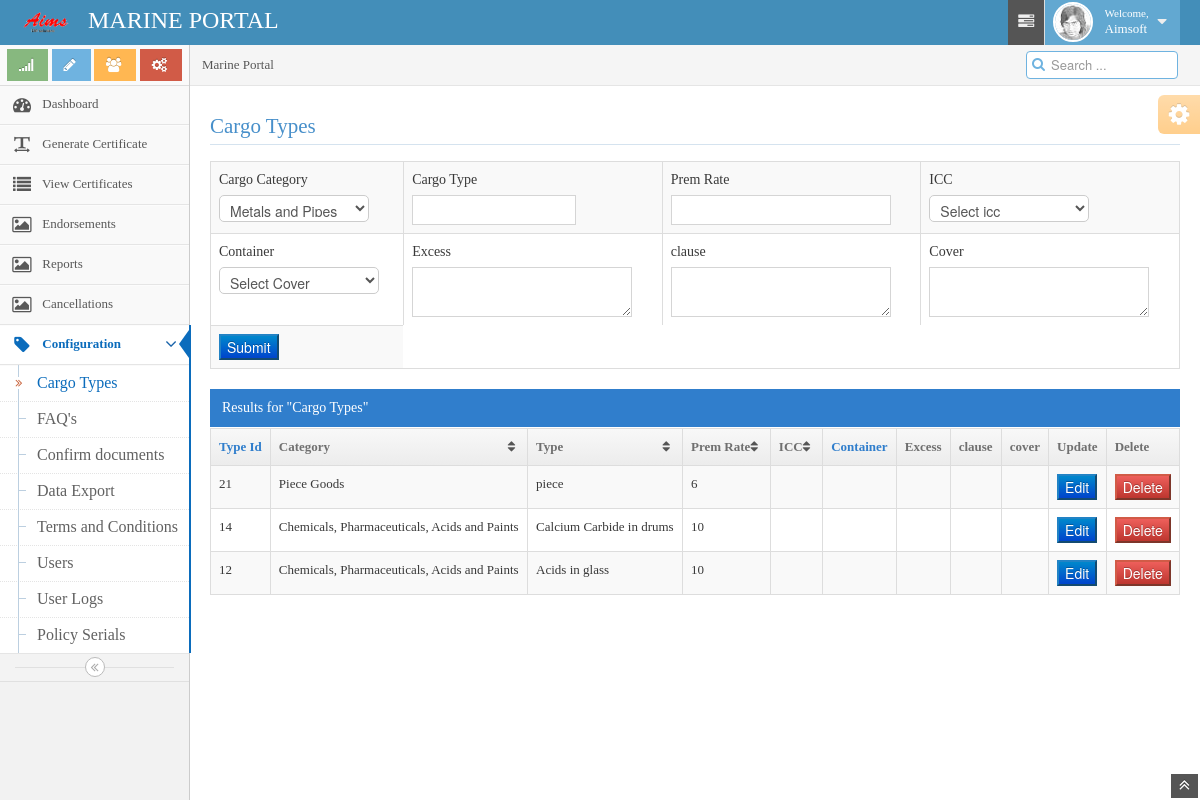
Screenshot of /cargotype.php (signed in) with the database file from the repository.
### tables this page shows
CREATE TABLE `cargotype` (
  `ctypeid` int(10) NOT NULL,
  `catid` int(10) NOT NULL,
  `ctype` varchar(200) NOT NULL,
  `crate` decimal(10,0) NOT NULL DEFAULT '0',
  `user` int(10) NOT NULL
);

CREATE TABLE `cargocat` (
  `catid` int(10) NOT NULL,
  `category` varchar(200) NOT NULL,
  `user` int(10) NOT NULL
);

### cargotype.php (the view, shortened to what this page needs)
<!DOCTYPE html>
<html lang="en">
<head>
<title><?php include "toptitle.php" ?>
<body>
<?php include "navbar.php"; ?>
<div class="main-container container-fluid">
<?php
include "sidebar.php";
?>
<div class="main-content">
<div class="breadcrumbs" id="breadcrumbs">
<ul class="breadcrumb">
        <li class="active">Marine Portal</li>
</ul>
<div class="nav-search" id="nav-search">
        <form class="form-search" />
                <span class="input-icon">
                        <input type="text" placeholder="Search ..." class="input-small nav-search-input" id="nav-search-input" autocomplete="off" />
                        <i class="icon-search nav-search-icon"></i>
                </span>
</div>
</div>
<div class="page-content">
<div class="row-fluid">
        <div class="span12">
<div class="row-fluid">
                        <h3 class="header smaller lighter blue">Cargo Types</h3>
<form class="form-horizontal" action="" method="post">
<table border="0" class="table table-striped table-bordered table-hover no-margin-bottom ">
<tr>
<td>
<div class="form-group">
<label>Cargo Category</label>
<select class="form-control" name="cargocat">
<?php
$cat = mysql_query("SELECT * FROM cargocat");
while($rowcat=mysql_fetch_array($cat)){
echo "<option value='$rowcat[catid]'>".$rowcat['category']."</option>";
}
?>
</select>
</div>
</td>
<td>
<div class="form-group">
<label>Cargo Type</label>
<input type="text" name="ctype" required >
</div>
</td>
<td>
<div class="form-group">
<label>Prem Rate</label>
<input type="number" name="crate"  step="any" required >
</div>
</td>
<td>
<div class="form-group">
<label>ICC</label>
 <select name="icc"  id="icc" required style="width: 160px;  ">
                                                                        <option value="">Select icc</option>
                                                                    </select>
</div>
</td>
</tr>
<tr>
<td>
<div class="form-group">
<label>Container</label>
 <select name="container"  id="container" required style="width: 160px;  ">
                                                                        <option value="">Select Cover</option>
                                                                    </select>
</div>
</td>
<td>
<div class="form-group">
<label>Excess</label>
<textarea name="excess" required></textarea>
</div>
</td>
<td>
<div class="form-group">
<label>clause</label>
<textarea name="clauses" required></textarea>
</div>
</td>
<td>
<div class="form-group">
<label>Cover</label>
<textarea name="cover" required></textarea>
</div>
</td>
</tr>
<td>
<input type="submit" name="Save" class="btn-primary">
</td>
</table>
</form>
                        <div class="table-header">
                                Results for "Cargo Types"
                        </div>
                        <table id="sample-table-2" class="table table-striped table-bordered table-hover">
                                <thead>
                                        <tr>
                                                <th>Type Id</th>
                                                <th>Category</th>
                                                <th>Type</th>
						                                    <th>Prem Rate</th>
                                                <th>ICC</th>
                                                <th>Container</th>
                                                <th>Excess</th>
                                                <th>clause</th>
                                                <th>cover</th>
                                                <th>Update</th>
                                                <th>Delete</th>
                                        </tr>
                                </thead>
                                <tbody>
<?php
$cartype = mysql_query("SELECT * FROM cargotype ct JOIN cargocat cc ON (ct.catid=cc.catid) ORDER BY ct.ctypeid DESC");
while($row=mysql_fetch_array($cartype)){
echo "<tr>";
echo "<td>".$row['ctypeid']."</td>";
echo "<td>".$row['category']."</td>";
echo "<td><font face='times new roman' size='2'>".$row['ctype']."</font></td>";
echo "<td><font face='times new roman' size='2'>".$row['crate']."</font></td>";
echo "<td><font face='times new roman' size='2'>".$row['icc']."</font></td>";
echo "<td><font face='times new roman' size='2'>".$row['container']."</font></td>";
echo "<td><font face='times new roman' size='2'>".$row['excess']."</font></td>";
echo "<td><font face='times new roman' size='2'>".$row['clauses']."</font></td>";
echo "<td><font face='times new roman' size='2'>".$row['cover']."</font></td>";
echo "<td><button type='button' value='Edit' name='edt_btn' class='btn-primary'>Edit</button></td>";
echo "<td><button type='button' value='Delete' name='del_btn' class='btn-danger'>Delete</button></td>";
echo "</tr>";
}
?>
                                </tbody>
                        </table>
                </div>
        </div>
</div>
</div>
<div class="ace-settings-container" id="ace-settings-container">
<?php include "chooseskin.php"; ?>
</div>
</div>
</div>
<a href="#" id="btn-scroll-up" class="btn-scroll-up btn btn-small btn-inverse">
<i class="icon-double-angle-up icon-only bigger-110"></i>
</a>
</body>
</html>

### styles.css (style rules this page uses)
body { font-family: "Times New Roman", Times, serif; background-color:#F5F5F5; background-image:url(images/water2.jpg); background-size:100% 100%; background-attachment:fixed; opacity:1.0; }
table { border-collapse:collapse; }
td { font-weight:500; }
input[type='text'] { width:150px; height:20px; border-radius:5px; }
select { width:150px; height:27px; border-radius:5px; }
a:link { color:#0000FF; text-decoration:none; border:thin; font-size:16px; }

### rows the page displays
cargotype: ctypeid "21", catid.category "Piece Goods", ctype "piece", crate "6"
cargotype: ctypeid "14", catid.category "Chemicals, Pharmaceuticals, Acids and Paints", ctype "Calcium Carbide in drums", crate "10"
cargotype: ctypeid "12", catid.category "Chemicals, Pharmaceuticals, Acids and Paints", ctype "Acids in glass", crate "10"

### other values shown
$name "Aimsoft"
form field cargocat "Metals and Pipes"
